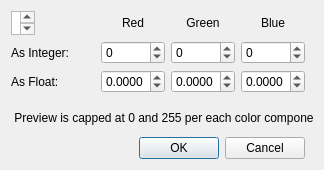
<?xml version="1.0" encoding="UTF-8"?>
<ui version="4.0">
 <class>ColorDialog</class>
 <widget class="QDialog" name="ColorDialog">
  <property name="sizePolicy">
   <sizepolicy hsizetype="Fixed" vsizetype="Fixed">
    <horstretch>0</horstretch>
    <verstretch>0</verstretch>
   </sizepolicy>
  </property>
  <property name="minimumSize">
   <size>
    <width>324</width>
    <height>170</height>
   </size>
  </property>
  <property name="maximumSize">
   <size>
    <width>324</width>
    <height>173</height>
   </size>
  </property>
  <property name="font">
   <font>
    <family>Segoe UI</family>
    <pointsize>9</pointsize>
   </font>
  </property>
  <property name="windowTitle">
   <string>Choose Color</string>
  </property>
  <property name="modal">
   <bool>true</bool>
  </property>
  <layout class="QGridLayout" name="gridLayout">
   <item row="2" column="2">
    <widget class="QSpinBox" name="spinBox_red">
     <property name="accelerated">
      <bool>true</bool>
     </property>
     <property name="minimum">
      <number>-512</number>
     </property>
     <property name="maximum">
      <number>512</number>
     </property>
    </widget>
   </item>
   <item row="1" column="3">
    <widget class="QLabel" name="label_2">
     <property name="text">
      <string>Green</string>
     </property>
     <property name="alignment">
      <set>Qt::AlignCenter</set>
     </property>
    </widget>
   </item>
   <item row="4" column="0">
    <widget class="QLabel" name="label_5">
     <property name="sizePolicy">
      <sizepolicy hsizetype="Maximum" vsizetype="Preferred">
       <horstretch>0</horstretch>
       <verstretch>0</verstretch>
      </sizepolicy>
     </property>
     <property name="text">
      <string>As Float:</string>
     </property>
    </widget>
   </item>
   <item row="2" column="0">
    <widget class="QLabel" name="label_4">
     <property name="sizePolicy">
      <sizepolicy hsizetype="Maximum" vsizetype="Preferred">
       <horstretch>0</horstretch>
       <verstretch>0</verstretch>
      </sizepolicy>
     </property>
     <property name="text">
      <string>As Integer:</string>
     </property>
    </widget>
   </item>
   <item row="2" column="3">
    <widget class="QSpinBox" name="spinBox_green">
     <property name="accelerated">
      <bool>true</bool>
     </property>
     <property name="minimum">
      <number>-512</number>
     </property>
     <property name="maximum">
      <number>512</number>
     </property>
    </widget>
   </item>
   <item row="1" column="4">
    <widget class="QLabel" name="label_3">
     <property name="text">
      <string>Blue</string>
     </property>
     <property name="alignment">
      <set>Qt::AlignCenter</set>
     </property>
    </widget>
   </item>
   <item row="2" column="4">
    <widget class="QSpinBox" name="spinBox_blue">
     <property name="accelerated">
      <bool>true</bool>
     </property>
     <property name="minimum">
      <number>-512</number>
     </property>
     <property name="maximum">
      <number>512</number>
     </property>
    </widget>
   </item>
   <item row="4" column="2">
    <widget class="QDoubleSpinBox" name="doubleSpinBox_red">
     <property name="accelerated">
      <bool>true</bool>
     </property>
     <property name="decimals">
      <number>4</number>
     </property>
     <property name="minimum">
      <double>-2.000000000000000</double>
     </property>
     <property name="maximum">
      <double>2.000000000000000</double>
     </property>
     <property name="singleStep">
      <double>0.005000000000000</double>
     </property>
    </widget>
   </item>
   <item row="4" column="3">
    <widget class="QDoubleSpinBox" name="doubleSpinBox_green">
     <property name="accelerated">
      <bool>true</bool>
     </property>
     <property name="decimals">
      <number>4</number>
     </property>
     <property name="minimum">
      <double>-2.000000000000000</double>
     </property>
     <property name="maximum">
      <double>2.000000000000000</double>
     </property>
     <property name="singleStep">
      <double>0.005000000000000</double>
     </property>
    </widget>
   </item>
   <item row="4" column="4">
    <widget class="QDoubleSpinBox" name="doubleSpinBox_blue">
     <property name="accelerated">
      <bool>true</bool>
     </property>
     <property name="decimals">
      <number>4</number>
     </property>
     <property name="minimum">
      <double>-2.000000000000000</double>
     </property>
     <property name="maximum">
      <double>2.000000000000000</double>
     </property>
     <property name="singleStep">
      <double>0.005000000000000</double>
     </property>
    </widget>
   </item>
   <item row="8" column="0" colspan="5">
    <widget class="QDialogButtonBox" name="buttonBox">
     <property name="orientation">
      <enum>Qt::Horizontal</enum>
     </property>
     <property name="standardButtons">
      <set>QDialogButtonBox::Cancel|QDialogButtonBox::Ok</set>
     </property>
    </widget>
   </item>
   <item row="1" column="5">
    <spacer name="horizontalSpacer">
     <property name="orientation">
      <enum>Qt::Horizontal</enum>
     </property>
     <property name="sizeHint" stdset="0">
      <size>
       <width>40</width>
       <height>20</height>
      </size>
     </property>
    </spacer>
   </item>
   <item row="2" column="1">
    <spacer name="horizontalSpacer_2">
     <property name="orientation">
      <enum>Qt::Horizontal</enum>
     </property>
     <property name="sizeType">
      <enum>QSizePolicy::Fixed</enum>
     </property>
     <property name="sizeHint" stdset="0">
      <size>
       <width>20</width>
       <height>20</height>
      </size>
     </property>
    </spacer>
   </item>
   <item row="5" column="2">
    <spacer name="verticalSpacer_2">
     <property name="orientation">
      <enum>Qt::Vertical</enum>
     </property>
     <property name="sizeType">
      <enum>QSizePolicy::Fixed</enum>
     </property>
     <property name="sizeHint" stdset="0">
      <size>
       <width>20</width>
       <height>10</height>
      </size>
     </property>
    </spacer>
   </item>
   <item row="1" column="2">
    <widget class="QLabel" name="label">
     <property name="text">
      <string>Red</string>
     </property>
     <property name="alignment">
      <set>Qt::AlignCenter</set>
     </property>
    </widget>
   </item>
   <item row="1" column="0">
    <widget class="QPlainTextEdit" name="plainTextEdit_colorPreview">
     <property name="maximumSize">
      <size>
       <width>24</width>
       <height>24</height>
      </size>
     </property>
    </widget>
   </item>
   <item row="6" column="0" colspan="6">
    <widget class="QLabel" name="label_6">
     <property name="text">
      <string> Preview is capped at 0 and 255 per each color component</string>
     </property>
    </widget>
   </item>
   <item row="7" column="0">
    <spacer name="verticalSpacer">
     <property name="orientation">
      <enum>Qt::Vertical</enum>
     </property>
     <property name="sizeType">
      <enum>QSizePolicy::Fixed</enum>
     </property>
     <property name="sizeHint" stdset="0">
      <size>
       <width>20</width>
       <height>5</height>
      </size>
     </property>
    </spacer>
   </item>
  </layout>
 </widget>
 <resources/>
 <connections>
  <connection>
   <sender>buttonBox</sender>
   <signal>accepted()</signal>
   <receiver>ColorDialog</receiver>
   <slot>accept()</slot>
   <hints>
    <hint type="sourcelabel">
     <x>257</x>
     <y>129</y>
    </hint>
    <hint type="destinationlabel">
     <x>157</x>
     <y>138</y>
    </hint>
   </hints>
  </connection>
  <connection>
   <sender>buttonBox</sender>
   <signal>rejected()</signal>
   <receiver>ColorDialog</receiver>
   <slot>reject()</slot>
   <hints>
    <hint type="sourcelabel">
     <x>284</x>
     <y>129</y>
    </hint>
    <hint type="destinationlabel">
     <x>286</x>
     <y>138</y>
    </hint>
   </hints>
  </connection>
  <connection>
   <sender>spinBox_red</sender>
   <signal>valueChanged(int)</signal>
   <receiver>ColorDialog</receiver>
   <slot>updateColorPreview()</slot>
   <hints>
    <hint type="sourcelabel">
     <x>102</x>
     <y>51</y>
    </hint>
    <hint type="destinationlabel">
     <x>88</x>
     <y>27</y>
    </hint>
   </hints>
  </connection>
  <connection>
   <sender>spinBox_green</sender>
   <signal>valueChanged(int)</signal>
   <receiver>ColorDialog</receiver>
   <slot>updateColorPreview()</slot>
   <hints>
    <hint type="sourcelabel">
     <x>188</x>
     <y>50</y>
    </hint>
    <hint type="destinationlabel">
     <x>169</x>
     <y>12</y>
    </hint>
   </hints>
  </connection>
  <connection>
   <sender>spinBox_blue</sender>
   <signal>valueChanged(int)</signal>
   <receiver>ColorDialog</receiver>
   <slot>updateColorPreview()</slot>
   <hints>
    <hint type="sourcelabel">
     <x>273</x>
     <y>53</y>
    </hint>
    <hint type="destinationlabel">
     <x>271</x>
     <y>24</y>
    </hint>
   </hints>
  </connection>
  <connection>
   <sender>doubleSpinBox_red</sender>
   <signal>valueChanged(double)</signal>
   <receiver>ColorDialog</receiver>
   <slot>updateColorPreview()</slot>
   <hints>
    <hint type="sourcelabel">
     <x>139</x>
     <y>83</y>
    </hint>
    <hint type="destinationlabel">
     <x>99</x>
     <y>105</y>
    </hint>
   </hints>
  </connection>
  <connection>
   <sender>doubleSpinBox_green</sender>
   <signal>valueChanged(double)</signal>
   <receiver>ColorDialog</receiver>
   <slot>updateColorPreview()</slot>
   <hints>
    <hint type="sourcelabel">
     <x>178</x>
     <y>83</y>
    </hint>
    <hint type="destinationlabel">
     <x>76</x>
     <y>70</y>
    </hint>
   </hints>
  </connection>
  <connection>
   <sender>doubleSpinBox_blue</sender>
   <signal>valueChanged(double)</signal>
   <receiver>ColorDialog</receiver>
   <slot>updateColorPreview()</slot>
   <hints>
    <hint type="sourcelabel">
     <x>241</x>
     <y>80</y>
    </hint>
    <hint type="destinationlabel">
     <x>228</x>
     <y>40</y>
    </hint>
   </hints>
  </connection>
  <connection>
   <sender>spinBox_red</sender>
   <signal>valueChanged(int)</signal>
   <receiver>ColorDialog</receiver>
   <slot>editedSpinBox()</slot>
   <hints>
    <hint type="sourcelabel">
     <x>115</x>
     <y>46</y>
    </hint>
    <hint type="destinationlabel">
     <x>206</x>
     <y>7</y>
    </hint>
   </hints>
  </connection>
  <connection>
   <sender>spinBox_green</sender>
   <signal>valueChanged(int)</signal>
   <receiver>ColorDialog</receiver>
   <slot>editedSpinBox()</slot>
   <hints>
    <hint type="sourcelabel">
     <x>172</x>
     <y>50</y>
    </hint>
    <hint type="destinationlabel">
     <x>290</x>
     <y>29</y>
    </hint>
   </hints>
  </connection>
  <connection>
   <sender>spinBox_blue</sender>
   <signal>valueChanged(int)</signal>
   <receiver>ColorDialog</receiver>
   <slot>editedSpinBox()</slot>
   <hints>
    <hint type="sourcelabel">
     <x>257</x>
     <y>47</y>
    </hint>
    <hint type="destinationlabel">
     <x>291</x>
     <y>18</y>
    </hint>
   </hints>
  </connection>
  <connection>
   <sender>doubleSpinBox_red</sender>
   <signal>valueChanged(double)</signal>
   <receiver>ColorDialog</receiver>
   <slot>editedDoubleSpinBox()</slot>
   <hints>
    <hint type="sourcelabel">
     <x>124</x>
     <y>79</y>
    </hint>
    <hint type="destinationlabel">
     <x>38</x>
     <y>93</y>
    </hint>
   </hints>
  </connection>
  <connection>
   <sender>doubleSpinBox_green</sender>
   <signal>valueChanged(double)</signal>
   <receiver>ColorDialog</receiver>
   <slot>editedDoubleSpinBox()</slot>
   <hints>
    <hint type="sourcelabel">
     <x>161</x>
     <y>81</y>
    </hint>
    <hint type="destinationlabel">
     <x>149</x>
     <y>90</y>
    </hint>
   </hints>
  </connection>
  <connection>
   <sender>doubleSpinBox_blue</sender>
   <signal>valueChanged(double)</signal>
   <receiver>ColorDialog</receiver>
   <slot>editedDoubleSpinBox()</slot>
   <hints>
    <hint type="sourcelabel">
     <x>229</x>
     <y>83</y>
    </hint>
    <hint type="destinationlabel">
     <x>215</x>
     <y>95</y>
    </hint>
   </hints>
  </connection>
 </connections>
 <slots>
  <slot>updateColorPreview()</slot>
  <slot>editedSpinBox()</slot>
  <slot>editedDoubleSpinBox()</slot>
 </slots>
</ui>
